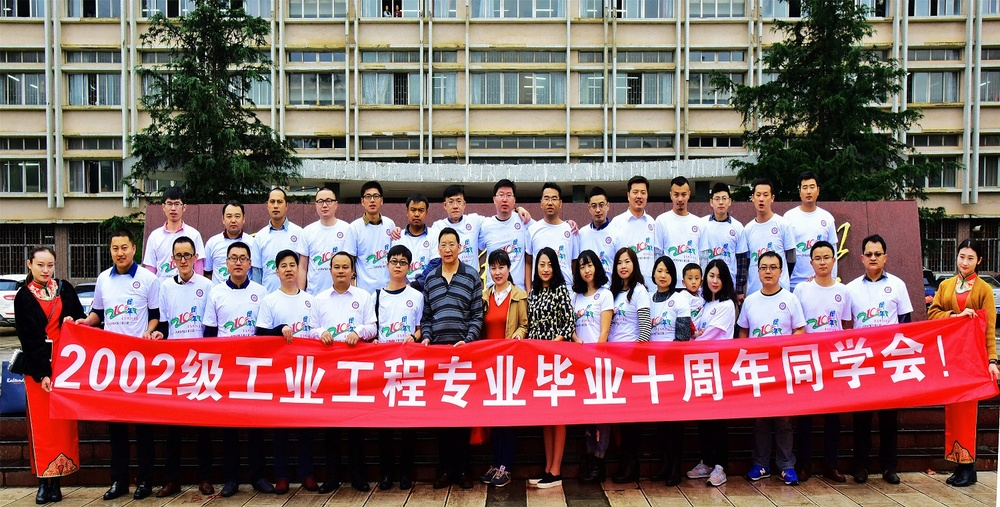
#> input picture 4.jpg, 1000 x 507 px, shrunk from 1500 x 760 before the run
$ python faceDetection.py   (older library calls are emulated)
#> lines starting #> are read from the running program, lines starting #| are printed output that depends on the picture; after the words box and inside, x2 and y2 are one past the last pixel; in counts of white or black regions, pixels touching at a corner belong together
# -*- coding: utf-8 -*-

import cv2
import sys

# Get user supplied values 1.获取待识别图像地址，以及处理方式
imagePath = '4.jpg'#待识别的图像
cascPath = "haarcascade_frontalface_default.xml"

# Read the image 2.读取图片并灰度化以便于计算
image = cv2.imread(imagePath)
#> image is the input picture: shape (507, 1000, 3); mean B, G, R 100.2, 102.6, 133.7
gray = cv2.cvtColor(image, cv2.COLOR_BGR2GRAY)
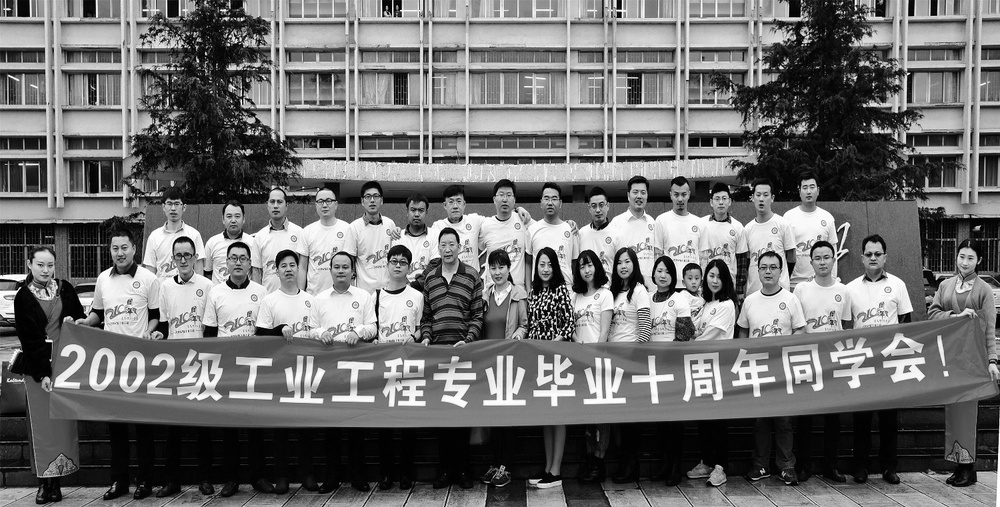
#> gray: shape (507, 1000); min 0, max 255, mean 111.6

# Create the haar cascade  3.创建OpenCV人脸检测实例，加载相应的分类器xml
faceCascade = cv2.CascadeClassifier(cascPath)

# Detect faces in the image 4.检测图像，设置参数
faces = faceCascade.detectMultiScale(
    gray,
    scaleFactor=1.1,
    minNeighbors=5,
    minSize=(30, 30)
    #flags = cv2.CV_HAAR_SCALE_IMAGE
)
#> faces = [[104, 234, 34, 34], [857, 240, 35, 35], [950, 245, 32, 32], [28, 251, 34, 34], [752, 254, 34, 34]]

print("Found {0} faces!".format(len(faces)))
#| Found 5 faces!

# Draw a rectangle around the faces 5.对识别的人脸进行标识
for (x, y, w, h) in faces:
    cv2.rectangle(image, (x, y), (x+w, y+h), (0, 255, 0), 2)
#> this loop made 5 passes
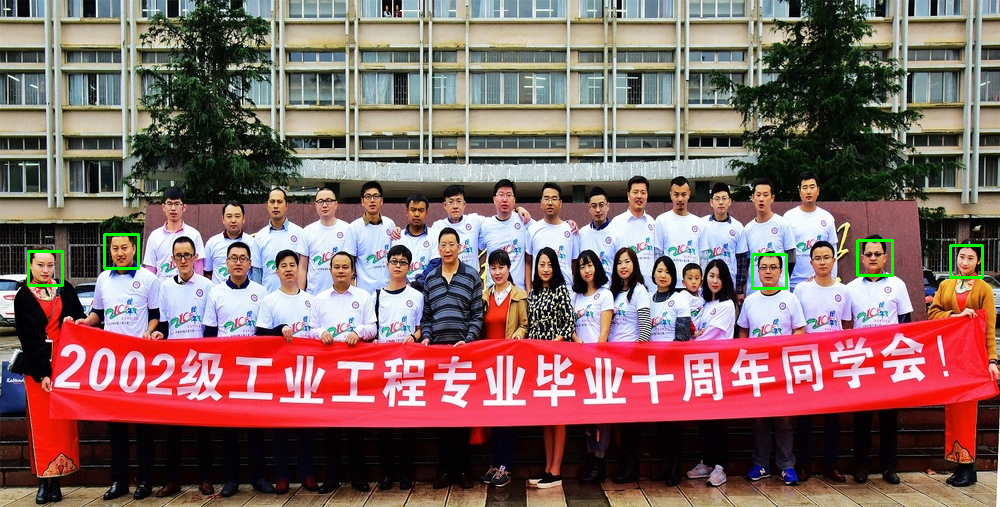
#> image: shape (507, 1000, 3); 0.4% of pixels changed, all inside (x1, y1, x2, y2) = (27, 233, 984, 290)

# 6.显示检测结果（展示图片）
cv2.imshow("Faces found", image)
cv2.waitKey(0)

# 其中cascPath =
#  "haarcascade_frontalface_default.xml"

$ run again, with 1.jpg copied over 4.jpg
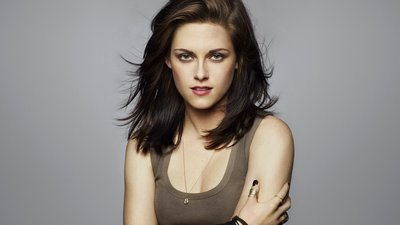
#> input picture 1.jpg, 400 x 225 px
#> image is the input picture: shape (225, 400, 3); mean B, G, R 131.7, 135.8, 141.1
#> `gray = cv2.cvtColor(image, cv2.COLOR_BGR2GRAY)`:
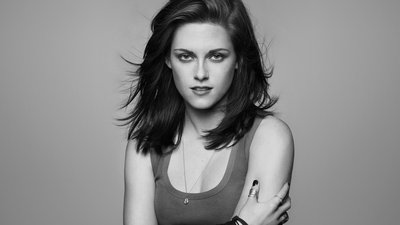
#> gray: shape (225, 400); min 0, max 239, mean 136.9
#> faces = [[162, 27, 79, 79]]
#| Found 1 faces!
#> the loop `for (x, y, w, h) in faces:` made 1 pass
#> after the loop `for (x, y, w, h) in faces:`:
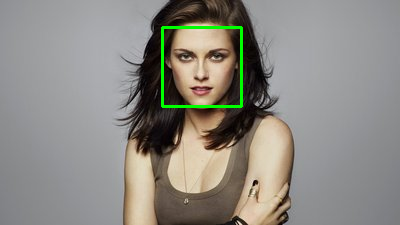
#> image: shape (225, 400, 3); 1.05% of pixels changed, all inside (x1, y1, x2, y2) = (161, 26, 243, 108)

$ run again, with 2.jpg copied over 4.jpg
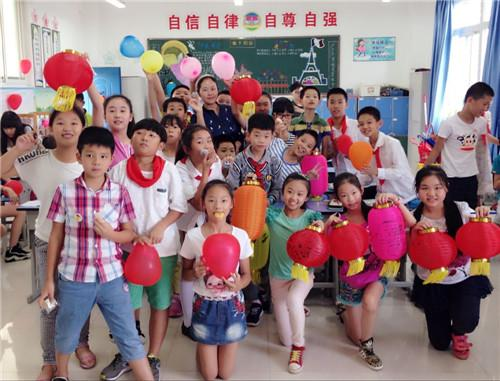
#> input picture 2.jpg, 500 x 381 px
#> image is the input picture: shape (381, 500, 3); mean B, G, R 124.2, 120, 147.1
#> `gray = cv2.cvtColor(image, cv2.COLOR_BGR2GRAY)`:
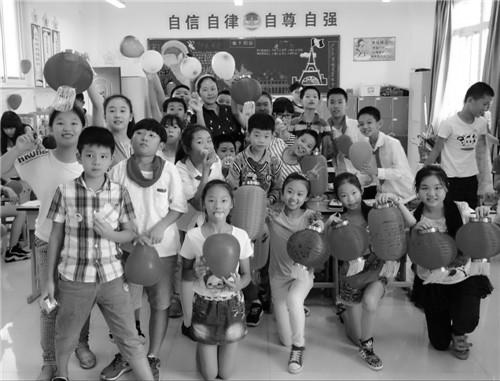
#> gray: shape (381, 500); min 0, max 255, mean 128.6
#> faces = [[101, 97, 34, 34], [49, 110, 37, 37], [80, 143, 35, 35], [415, 175, 35, 35], [201, 187, 35, 35]]
#| Found 5 faces!
#> the loop `for (x, y, w, h) in faces:` made 5 passes
#> after the loop `for (x, y, w, h) in faces:`:
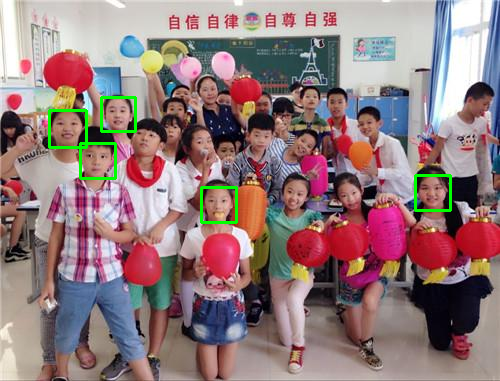
#> image: shape (381, 500, 3); 1.09% of pixels changed, all inside (x1, y1, x2, y2) = (48, 96, 452, 224)
